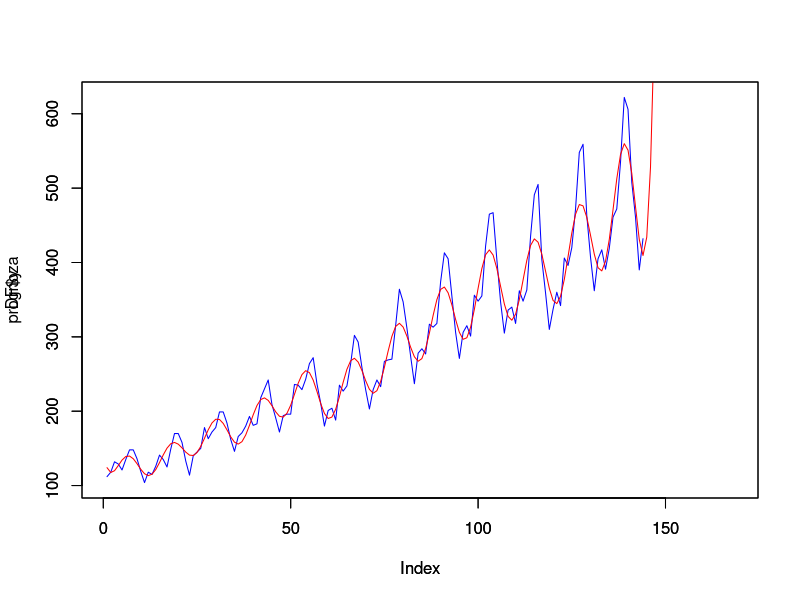

The R script that drew this image:
data(AirPassengers) 
monthly_data <- unclass(AirPassengers)
monthly_data

months <- 1:144

DF <- data.frame(months,monthly_data)
colnames(DF)<-c("x","y")
DF

library(e1071)

# train an svm model, consider further tuning parameters for lower MSE
svmodel <- svm(y ~ x,data=DF, type="eps-regression",kernel="radial",cost=10000, gamma=10)
#specify timesteps for forecast, eg for all series + 24 months ahead
nd <- 1:168
nd

#compute forecast for all the 156 months 
prognoza <- predict(svmodel, newdata=data.frame(x=nd))
prognoza

#plot the results
ylim <- c(min(DF$y), max(DF$y))
xlim <- c(min(nd),max(nd))
plot(DF$y, col="blue", ylim=ylim, xlim=xlim, type="l")
par(new=TRUE)
plot(prognoza, col="red", ylim=ylim, xlim=xlim, type="l")
